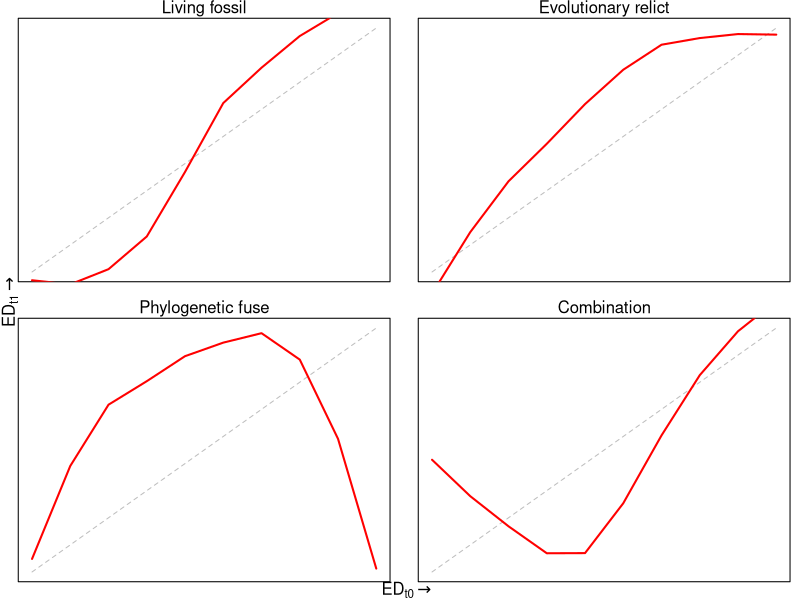

Recreate this plot in R.
# FIGURE FOR SEEING HOW WE EXPECT ED t0 AND t1 WILL LOOK
x <- y <- NULL
newPlot <- function() {
  plot(x, x, type = 'n', xlab = '', ylab = '', xaxt = 'n',
       yaxt = 'n')
  lines(x, x, lty = 2, col = 'grey')
}
par(mfrow = c(2,2), mar = c(1, 1.0, 1.0, 0.5) + 0.1)
x <- 1:10
# panchronic
newPlot()
y <- c(0.5, 1, 1, 2, 5, 7, 9, 9, 11, 11)
lo <- loess(formula = y~x)
lines(predict(object = lo), col = 'red', lwd = 2)
mtext(text = 'Living fossil', line = 0.1)
# relict
newPlot()
y <- c(0, 3, 4, 6, 7, 8.5, 9.5, 9.5, 9.5, 9.9)
lo <- loess(formula = y~x)
lines(predict(object = lo), col = 'red', lwd = 2)
mtext(text = 'Evolutionary relict', line = 0.1)
# relict + fuse
newPlot()
y <- c(1, 6, 7, 8, 9, 9.5, 9.5, 9.5, 6, 1)
lo <- loess(formula = y~x)
lines(predict(object = lo), col = 'red', lwd = 2)
mtext(text = 'Phylogenetic fuse', line = 0.1)
# relict + panchronic
newPlot()
y <- c(5, 4, 3, 2, 1, 4, 6, 8, 10.5, 10.75)
lo <- loess(formula = y~x)
lines(predict(object = lo), col = 'red', lwd = 2)
mtext(text = 'Combination', line = 0.1)
# Axes
par(mfrow = c(1,1))
mtext(text = expression('ED'['t1'] %->% ''), side = 2, cex = 1)
mtext(text = expression('ED'['t0'] %->% ''), side = 1, cex = 1, line = 0.2)
